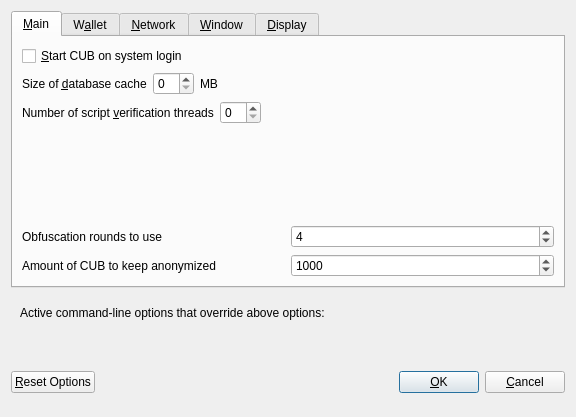
<?xml version="1.0" encoding="UTF-8"?>
<ui version="4.0">
 <class>OptionsDialog</class>
 <widget class="QDialog" name="OptionsDialog">
  <property name="geometry">
   <rect>
    <x>0</x>
    <y>0</y>
    <width>576</width>
    <height>417</height>
   </rect>
  </property>
  <property name="windowTitle">
   <string>Options</string>
  </property>
  <property name="modal">
   <bool>true</bool>
  </property>
  <layout class="QVBoxLayout" name="verticalLayout">
   <item>
    <widget class="QTabWidget" name="tabWidget">
     <property name="currentIndex">
      <number>0</number>
     </property>
     <widget class="QWidget" name="tabMain">
      <attribute name="title">
       <string>&amp;Main</string>
      </attribute>
      <layout class="QVBoxLayout" name="verticalLayout_Main">
       <item>
        <widget class="QCheckBox" name="bitcoinAtStartup">
         <property name="toolTip">
          <string>Automatically start CUB after logging in to the system.</string>
         </property>
         <property name="text">
          <string>&amp;Start CUB on system login</string>
         </property>
        </widget>
       </item>
       <item>
        <layout class="QHBoxLayout" name="horizontalLayout_2_Main">
         <item>
          <widget class="QLabel" name="databaseCacheLabel">
           <property name="text">
            <string>Size of &amp;database cache</string>
           </property>
           <property name="textFormat">
            <enum>Qt::PlainText</enum>
           </property>
           <property name="buddy">
            <cstring>databaseCache</cstring>
           </property>
          </widget>
         </item>
         <item>
          <widget class="QSpinBox" name="databaseCache"/>
         </item>
         <item>
          <widget class="QLabel" name="databaseCacheUnitLabel">
           <property name="text">
            <string>MB</string>
           </property>
           <property name="textFormat">
            <enum>Qt::PlainText</enum>
           </property>
          </widget>
         </item>
         <item>
          <spacer name="horizontalSpacer_2_Main">
           <property name="orientation">
            <enum>Qt::Horizontal</enum>
           </property>
           <property name="sizeHint" stdset="0">
            <size>
             <width>40</width>
             <height>20</height>
            </size>
           </property>
          </spacer>
         </item>
        </layout>
       </item>
       <item>
        <layout class="QHBoxLayout" name="horizontalLayout_3_Main">
         <item>
          <widget class="QLabel" name="threadsScriptVerifLabel">
           <property name="text">
            <string>Number of script &amp;verification threads</string>
           </property>
           <property name="textFormat">
            <enum>Qt::PlainText</enum>
           </property>
           <property name="buddy">
            <cstring>threadsScriptVerif</cstring>
           </property>
          </widget>
         </item>
         <item>
          <widget class="QSpinBox" name="threadsScriptVerif">
           <property name="toolTip">
            <string>(0 = auto, &lt;0 = leave that many cores free)</string>
           </property>
          </widget>
         </item>
         <item>
          <spacer name="horizontalSpacer_3_Main">
           <property name="orientation">
            <enum>Qt::Horizontal</enum>
           </property>
           <property name="sizeHint" stdset="0">
            <size>
             <width>40</width>
             <height>20</height>
            </size>
           </property>
          </spacer>
         </item>
        </layout>
       </item>
       <item>
        <spacer name="verticalSpacer_Main">
         <property name="orientation">
          <enum>Qt::Vertical</enum>
         </property>
         <property name="sizeHint" stdset="0">
          <size>
           <width>20</width>
           <height>40</height>
          </size>
         </property>
        </spacer>
       </item>
       <item>
        <layout class="QHBoxLayout" name="horizontalLayout_4_Main">
         <item>
          <widget class="QLabel" name="label">
           <property name="toolTip">
            <string>This setting determines the amount of individual masternodes that an input will be anonymized through.&lt;br/&gt;More rounds of anonymization gives a higher degree of privacy, but also costs more in fees.</string>
           </property>
           <property name="text">
            <string>Obfuscation rounds to use</string>
           </property>
          </widget>
         </item>
         <item>
          <widget class="QSpinBox" name="obfuscationRounds">
           <property name="minimum">
            <number>2</number>
           </property>
           <property name="maximum">
            <number>8</number>
           </property>
           <property name="value">
            <number>4</number>
           </property>
          </widget>
         </item>
        </layout>
       </item>
       <item>
        <layout class="QHBoxLayout" name="horizontalLayout">
         <item>
          <widget class="QLabel" name="label_2">
           <property name="toolTip">
            <string>This amount acts as a threshold to turn off Obfuscation once it's reached.</string>
           </property>
           <property name="statusTip">
            <string notr="true"/>
           </property>
           <property name="whatsThis">
            <string notr="true"/>
           </property>
           <property name="accessibleName">
            <string notr="true"/>
           </property>
           <property name="accessibleDescription">
            <string notr="true"/>
           </property>
           <property name="text">
            <string>Amount of CUB to keep anonymized</string>
           </property>
          </widget>
         </item>
         <item>
          <widget class="QSpinBox" name="anonymizeCub">
           <property name="minimum">
            <number>100</number>
           </property>
           <property name="maximum">
            <number>100000</number>
           </property>
           <property name="singleStep">
            <number>100</number>
           </property>
           <property name="value">
            <number>1000</number>
           </property>
          </widget>
         </item>
        </layout>
       </item>
      </layout>
     </widget>
     <widget class="QWidget" name="tabWallet">
      <attribute name="title">
       <string>W&amp;allet</string>
      </attribute>
      <layout class="QVBoxLayout" name="verticalLayout_Wallet">
       <item>
        <widget class="QGroupBox" name="groupBox">
         <property name="title">
          <string>Expert</string>
         </property>
         <layout class="QVBoxLayout" name="verticalLayout_2">
          <item>
           <widget class="QCheckBox" name="coinControlFeatures">
            <property name="toolTip">
             <string>Whether to show coin control features or not.</string>
            </property>
            <property name="text">
             <string>Enable coin &amp;control features</string>
            </property>
           </widget>
          </item>
          <item>
           <widget class="QCheckBox" name="showMasternodesTab">
            <property name="toolTip">
             <string>Show additional tab listing all your masternodes in first sub-tab&lt;br/&gt;and all masternodes on the network in second sub-tab.</string>
            </property>
            <property name="text">
             <string>Show Masternodes Tab</string>
            </property>
           </widget>
          </item>
          <item>
           <widget class="QCheckBox" name="spendZeroConfChange">
            <property name="toolTip">
             <string>If you disable the spending of unconfirmed change, the change from a transaction&lt;br/&gt;cannot be used until that transaction has at least one confirmation.&lt;br/&gt;This also affects how your balance is computed.</string>
            </property>
            <property name="text">
             <string>&amp;Spend unconfirmed change</string>
            </property>
           </widget>
          </item>
         </layout>
        </widget>
       </item>
       <item>
        <spacer name="verticalSpacer_Wallet">
         <property name="orientation">
          <enum>Qt::Vertical</enum>
         </property>
         <property name="sizeHint" stdset="0">
          <size>
           <width>20</width>
           <height>40</height>
          </size>
         </property>
        </spacer>
       </item>
      </layout>
     </widget>
     <widget class="QWidget" name="tabNetwork">
      <attribute name="title">
       <string>&amp;Network</string>
      </attribute>
      <layout class="QVBoxLayout" name="verticalLayout_Network">
       <item>
        <widget class="QCheckBox" name="mapPortUpnp">
         <property name="toolTip">
          <string>Automatically open the CUB client port on the router. This only works when your router supports UPnP and it is enabled.</string>
         </property>
         <property name="text">
          <string>Map port using &amp;UPnP</string>
         </property>
        </widget>
       </item>
       <item>
        <widget class="QCheckBox" name="allowIncoming">
         <property name="toolTip">
          <string>Accept connections from outside</string>
         </property>
         <property name="text">
          <string>Allow incoming connections</string>
         </property>
        </widget>
       </item>
       <item>
        <widget class="QCheckBox" name="connectSocks">
         <property name="toolTip">
          <string>Connect to the CUB network through a SOCKS5 proxy.</string>
         </property>
         <property name="text">
          <string>&amp;Connect through SOCKS5 proxy (default proxy):</string>
         </property>
        </widget>
       </item>
       <item>
        <layout class="QHBoxLayout" name="horizontalLayout_1_Network">
         <item>
          <widget class="QLabel" name="proxyIpLabel">
           <property name="text">
            <string>Proxy &amp;IP:</string>
           </property>
           <property name="textFormat">
            <enum>Qt::PlainText</enum>
           </property>
           <property name="buddy">
            <cstring>proxyIp</cstring>
           </property>
          </widget>
         </item>
         <item>
          <widget class="QValidatedLineEdit" name="proxyIp">
           <property name="minimumSize">
            <size>
             <width>140</width>
             <height>0</height>
            </size>
           </property>
           <property name="maximumSize">
            <size>
             <width>140</width>
             <height>16777215</height>
            </size>
           </property>
           <property name="toolTip">
            <string>IP address of the proxy (e.g. IPv4: 127.0.0.1 / IPv6: ::1)</string>
           </property>
          </widget>
         </item>
         <item>
          <widget class="QLabel" name="proxyPortLabel">
           <property name="text">
            <string>&amp;Port:</string>
           </property>
           <property name="textFormat">
            <enum>Qt::PlainText</enum>
           </property>
           <property name="buddy">
            <cstring>proxyPort</cstring>
           </property>
          </widget>
         </item>
         <item>
          <widget class="QLineEdit" name="proxyPort">
           <property name="minimumSize">
            <size>
             <width>55</width>
             <height>0</height>
            </size>
           </property>
           <property name="maximumSize">
            <size>
             <width>55</width>
             <height>16777215</height>
            </size>
           </property>
           <property name="toolTip">
            <string>Port of the proxy (e.g. 9050)</string>
           </property>
          </widget>
         </item>
         <item>
          <spacer name="horizontalSpacer_1_Network">
           <property name="orientation">
            <enum>Qt::Horizontal</enum>
           </property>
           <property name="sizeHint" stdset="0">
            <size>
             <width>40</width>
             <height>20</height>
            </size>
           </property>
          </spacer>
         </item>
        </layout>
       </item>
       <item>
        <spacer name="verticalSpacer_Network">
         <property name="orientation">
          <enum>Qt::Vertical</enum>
         </property>
         <property name="sizeHint" stdset="0">
          <size>
           <width>20</width>
           <height>40</height>
          </size>
         </property>
        </spacer>
       </item>
      </layout>
     </widget>
     <widget class="QWidget" name="tabWindow">
      <attribute name="title">
       <string>&amp;Window</string>
      </attribute>
      <layout class="QVBoxLayout" name="verticalLayout_Window">
       <item>
        <widget class="QCheckBox" name="minimizeToTray">
         <property name="toolTip">
          <string>Show only a tray icon after minimizing the window.</string>
         </property>
         <property name="text">
          <string>&amp;Minimize to the tray instead of the taskbar</string>
         </property>
        </widget>
       </item>
       <item>
        <widget class="QCheckBox" name="minimizeOnClose">
         <property name="toolTip">
          <string>Minimize instead of exit the application when the window is closed. When this option is enabled, the application will be closed only after selecting Quit in the menu.</string>
         </property>
         <property name="text">
          <string>M&amp;inimize on close</string>
         </property>
        </widget>
       </item>
       <item>
        <spacer name="verticalSpacer_Window">
         <property name="orientation">
          <enum>Qt::Vertical</enum>
         </property>
         <property name="sizeHint" stdset="0">
          <size>
           <width>20</width>
           <height>40</height>
          </size>
         </property>
        </spacer>
       </item>
      </layout>
     </widget>
     <widget class="QWidget" name="tabDisplay">
      <attribute name="title">
       <string>&amp;Display</string>
      </attribute>
      <layout class="QVBoxLayout" name="verticalLayout_Display">
       <item>
        <layout class="QHBoxLayout" name="horizontalLayout_1_Display">
         <item>
          <widget class="QLabel" name="langLabel">
           <property name="text">
            <string>User Interface &amp;language:</string>
           </property>
           <property name="textFormat">
            <enum>Qt::PlainText</enum>
           </property>
           <property name="buddy">
            <cstring>lang</cstring>
           </property>
          </widget>
         </item>
         <item>
          <widget class="QValueComboBox" name="lang">
           <property name="toolTip">
            <string>The user interface language can be set here. This setting will take effect after restarting CUB.</string>
           </property>
          </widget>
         </item>
        </layout>
       </item>
       <item>
        <widget class="QLabel" name="label_3">
         <property name="toolTip">
          <string notr="true"/>
         </property>
         <property name="statusTip">
          <string notr="true"/>
         </property>
         <property name="whatsThis">
          <string notr="true"/>
         </property>
         <property name="accessibleName">
          <string notr="true"/>
         </property>
         <property name="text">
          <string>Language missing or translation incomplete? Help contributing translations here:
https://www.transifex.com/cubexteam/cubcoin-translations</string>
         </property>
         <property name="wordWrap">
          <bool>true</bool>
         </property>
         <property name="openExternalLinks">
          <bool>true</bool>
         </property>
         <property name="textInteractionFlags">
          <set>Qt::TextBrowserInteraction</set>
         </property>
        </widget>
       </item>
       <item>
        <layout class="QHBoxLayout" name="horizontalLayout_4_Display" stretch="0,0">
         <item>
          <widget class="QLabel" name="themeLabel">
           <property name="text">
            <string>User Interface Theme:</string>
           </property>
          </widget>
         </item>
         <item>
          <widget class="QValueComboBox" name="theme"/>
         </item>
        </layout>
       </item>
       <item>
        <widget class="Line" name="line">
         <property name="orientation">
          <enum>Qt::Horizontal</enum>
         </property>
        </widget>
       </item>
       <item>
        <layout class="QHBoxLayout" name="horizontalLayout_2_Display">
         <item>
          <widget class="QLabel" name="unitLabel">
           <property name="text">
            <string>&amp;Unit to show amounts in:</string>
           </property>
           <property name="textFormat">
            <enum>Qt::PlainText</enum>
           </property>
           <property name="buddy">
            <cstring>unit</cstring>
           </property>
          </widget>
         </item>
         <item>
          <widget class="QValueComboBox" name="unit">
           <property name="toolTip">
            <string>Choose the default subdivision unit to show in the interface and when sending coins.</string>
           </property>
          </widget>
         </item>
        </layout>
       </item>
       <item>
        <layout class="QHBoxLayout" name="horizontalLayout_5_Display">
         <item>
          <widget class="QLabel" name="digitsLabel">
           <property name="text">
            <string>Decimal digits</string>
           </property>
          </widget>
         </item>
         <item>
          <widget class="QValueComboBox" name="digits"/>
         </item>
        </layout>
       </item>
       <item>
        <layout class="QHBoxLayout" name="horizontalLayout_3_Display">
         <item>
          <widget class="QLabel" name="thirdPartyTxUrlsLabel">
           <property name="toolTip">
            <string>Third party URLs (e.g. a block explorer) that appear in the transactions tab as context menu items. %s in the URL is replaced by transaction hash. Multiple URLs are separated by vertical bar |.</string>
           </property>
           <property name="text">
            <string>Third party transaction URLs</string>
           </property>
           <property name="buddy">
            <cstring>thirdPartyTxUrls</cstring>
           </property>
          </widget>
         </item>
         <item>
          <widget class="QLineEdit" name="thirdPartyTxUrls">
           <property name="toolTip">
            <string>Third party URLs (e.g. a block explorer) that appear in the transactions tab as context menu items. %s in the URL is replaced by transaction hash. Multiple URLs are separated by vertical bar |.</string>
           </property>
          </widget>
         </item>
        </layout>
       </item>
       <item>
        <spacer name="verticalSpacer">
         <property name="orientation">
          <enum>Qt::Vertical</enum>
         </property>
         <property name="sizeHint" stdset="0">
          <size>
           <width>20</width>
           <height>40</height>
          </size>
         </property>
        </spacer>
       </item>
      </layout>
     </widget>
    </widget>
   </item>
   <item>
    <widget class="QFrame" name="frame">
     <layout class="QVBoxLayout" name="verticalLayout_Bottom">
      <item>
       <layout class="QHBoxLayout" name="horizontalLayout_Bottom">
        <item>
         <widget class="QLabel" name="overriddenByCommandLineInfoLabel">
          <property name="text">
           <string>Active command-line options that override above options:</string>
          </property>
          <property name="textFormat">
           <enum>Qt::PlainText</enum>
          </property>
         </widget>
        </item>
        <item>
         <spacer name="horizontalSpacer_Bottom">
          <property name="orientation">
           <enum>Qt::Horizontal</enum>
          </property>
          <property name="sizeHint" stdset="0">
           <size>
            <width>40</width>
            <height>20</height>
           </size>
          </property>
         </spacer>
        </item>
       </layout>
      </item>
      <item>
       <widget class="QLabel" name="overriddenByCommandLineLabel">
        <property name="text">
         <string/>
        </property>
        <property name="textFormat">
         <enum>Qt::PlainText</enum>
        </property>
        <property name="wordWrap">
         <bool>true</bool>
        </property>
       </widget>
      </item>
     </layout>
    </widget>
   </item>
   <item>
    <layout class="QHBoxLayout" name="horizontalLayout_Buttons">
     <item>
      <widget class="QPushButton" name="resetButton">
       <property name="toolTip">
        <string>Reset all client options to default.</string>
       </property>
       <property name="text">
        <string>&amp;Reset Options</string>
       </property>
       <property name="autoDefault">
        <bool>false</bool>
       </property>
      </widget>
     </item>
     <item>
      <spacer name="horizontalSpacer_1">
       <property name="orientation">
        <enum>Qt::Horizontal</enum>
       </property>
       <property name="sizeHint" stdset="0">
        <size>
         <width>40</width>
         <height>48</height>
        </size>
       </property>
      </spacer>
     </item>
     <item>
      <widget class="QLabel" name="statusLabel">
       <property name="minimumSize">
        <size>
         <width>200</width>
         <height>0</height>
        </size>
       </property>
       <property name="font">
        <font>
         <weight>75</weight>
         <bold>true</bold>
        </font>
       </property>
       <property name="text">
        <string/>
       </property>
       <property name="textFormat">
        <enum>Qt::PlainText</enum>
       </property>
       <property name="wordWrap">
        <bool>true</bool>
       </property>
      </widget>
     </item>
     <item>
      <spacer name="horizontalSpacer_2">
       <property name="orientation">
        <enum>Qt::Horizontal</enum>
       </property>
       <property name="sizeHint" stdset="0">
        <size>
         <width>40</width>
         <height>48</height>
        </size>
       </property>
      </spacer>
     </item>
     <item>
      <widget class="QPushButton" name="okButton">
       <property name="text">
        <string>&amp;OK</string>
       </property>
       <property name="autoDefault">
        <bool>false</bool>
       </property>
       <property name="default">
        <bool>true</bool>
       </property>
      </widget>
     </item>
     <item>
      <widget class="QPushButton" name="cancelButton">
       <property name="text">
        <string>&amp;Cancel</string>
       </property>
       <property name="autoDefault">
        <bool>false</bool>
       </property>
      </widget>
     </item>
    </layout>
   </item>
  </layout>
 </widget>
 <customwidgets>
  <customwidget>
   <class>QValidatedLineEdit</class>
   <extends>QLineEdit</extends>
   <header>qvalidatedlineedit.h</header>
  </customwidget>
  <customwidget>
   <class>QValueComboBox</class>
   <extends>QComboBox</extends>
   <header>qvaluecombobox.h</header>
  </customwidget>
 </customwidgets>
 <resources/>
 <connections/>
</ui>
